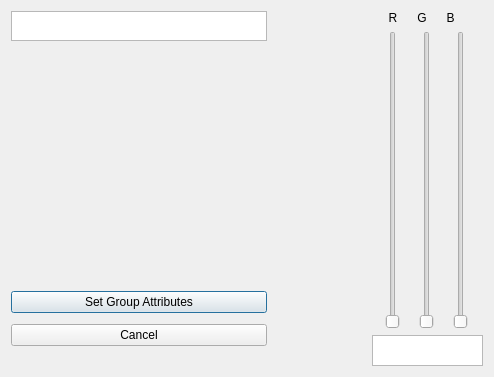
<?xml version="1.0" encoding="UTF-8"?>
<ui version="4.0">
 <class>BehaviorWindow</class>
 <widget class="QDialog" name="BehaviorWindow">
  <property name="geometry">
   <rect>
    <x>0</x>
    <y>0</y>
    <width>494</width>
    <height>377</height>
   </rect>
  </property>
  <property name="windowTitle">
   <string>Dialog</string>
  </property>
  <layout class="QGridLayout" name="gridLayout">
   <item row="2" column="1">
    <spacer name="horizontalSpacer_2">
     <property name="orientation">
      <enum>Qt::Horizontal</enum>
     </property>
     <property name="sizeHint" stdset="0">
      <size>
       <width>40</width>
       <height>20</height>
      </size>
     </property>
    </spacer>
   </item>
   <item row="3" column="2">
    <widget class="LEDLabel" name="colorTest">
     <property name="minimumSize">
      <size>
       <width>32</width>
       <height>32</height>
      </size>
     </property>
     <property name="maximumSize">
      <size>
       <width>32</width>
       <height>32</height>
      </size>
     </property>
     <property name="text">
      <string/>
     </property>
    </widget>
   </item>
   <item row="0" column="3" rowspan="6">
    <layout class="QVBoxLayout" name="verticalLayout">
     <item>
      <widget class="QLabel" name="SliderLabel">
       <property name="text">
        <string>     R      G      B</string>
       </property>
      </widget>
     </item>
     <item>
      <layout class="QHBoxLayout" name="horizontalLayout">
       <item>
        <widget class="QSlider" name="RSlider">
         <property name="orientation">
          <enum>Qt::Vertical</enum>
         </property>
        </widget>
       </item>
       <item>
        <widget class="QSlider" name="GSlider">
         <property name="orientation">
          <enum>Qt::Vertical</enum>
         </property>
        </widget>
       </item>
       <item>
        <widget class="QSlider" name="BSlider">
         <property name="orientation">
          <enum>Qt::Vertical</enum>
         </property>
        </widget>
       </item>
      </layout>
     </item>
     <item>
      <widget class="QTextBrowser" name="showRGB">
       <property name="minimumSize">
        <size>
         <width>111</width>
         <height>31</height>
        </size>
       </property>
       <property name="maximumSize">
        <size>
         <width>111</width>
         <height>31</height>
        </size>
       </property>
      </widget>
     </item>
    </layout>
   </item>
   <item row="2" column="0">
    <spacer name="verticalSpacer">
     <property name="orientation">
      <enum>Qt::Vertical</enum>
     </property>
     <property name="sizeHint" stdset="0">
      <size>
       <width>20</width>
       <height>40</height>
      </size>
     </property>
    </spacer>
   </item>
   <item row="3" column="0">
    <widget class="QPushButton" name="SetButton">
     <property name="text">
      <string>Set Group Attributes</string>
     </property>
    </widget>
   </item>
   <item row="5" column="0" colspan="3">
    <spacer name="horizontalSpacer">
     <property name="orientation">
      <enum>Qt::Horizontal</enum>
     </property>
     <property name="sizeHint" stdset="0">
      <size>
       <width>40</width>
       <height>20</height>
      </size>
     </property>
    </spacer>
   </item>
   <item row="0" column="0">
    <widget class="QTextBrowser" name="ListSelected">
     <property name="maximumSize">
      <size>
       <width>256</width>
       <height>30</height>
      </size>
     </property>
    </widget>
   </item>
   <item row="4" column="0">
    <widget class="QPushButton" name="CancelButton">
     <property name="text">
      <string>Cancel</string>
     </property>
    </widget>
   </item>
  </layout>
 </widget>
 <customwidgets>
  <customwidget>
   <class>LEDLabel</class>
   <extends>QLabel</extends>
   <header location="global">ledlabel.h</header>
  </customwidget>
 </customwidgets>
 <resources/>
 <connections/>
</ui>
